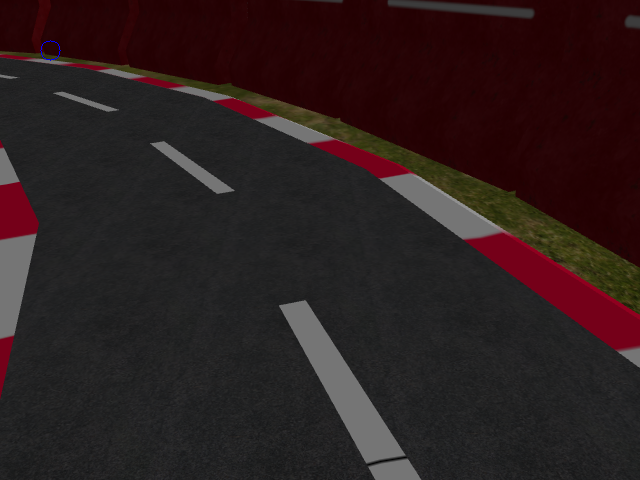
#> input picture simulation/src/Image window_screenshot_11.02.2022.png, 640 x 480 px, found by its file name
$ python lane_cont.py
#> lines starting #> are read from the running program, lines starting #| are printed output that depends on the picture; after the words box and inside, x2 and y2 are one past the last pixel; in counts of white or black regions, pixels touching at a corner belong together
import sys
import math
import cv2 as cv
from cv2 import line
import numpy as np
def main(argv):
    default_file = '/home/ros/catkin_ws/src/simulation/src/Image window_screenshot_11.02.2022.png'
    filename = argv[0] if len(argv) > 0 else default_file
    src = cv.imread(default_file)
#> src is the input picture: shape (480, 640, 3); mean B, G, R 30, 29.6, 43.4
    ROI = cv.cvtColor(src, cv.COLOR_BGR2GRAY)
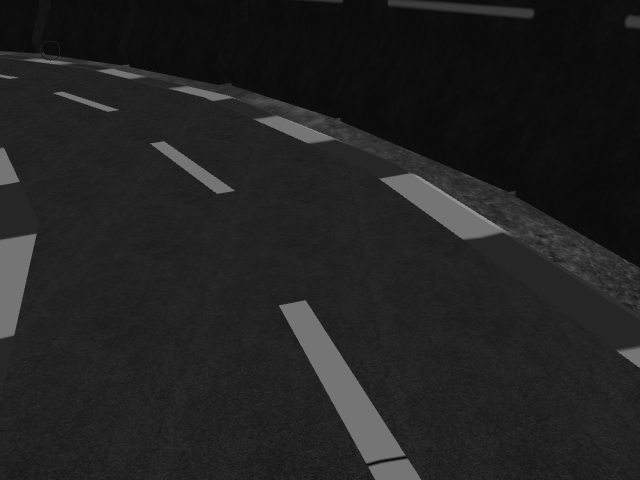
#> ROI: shape (480, 640); min 0, max 144, mean 33.8
    ret,thresh = cv.threshold(ROI,127,255,1)
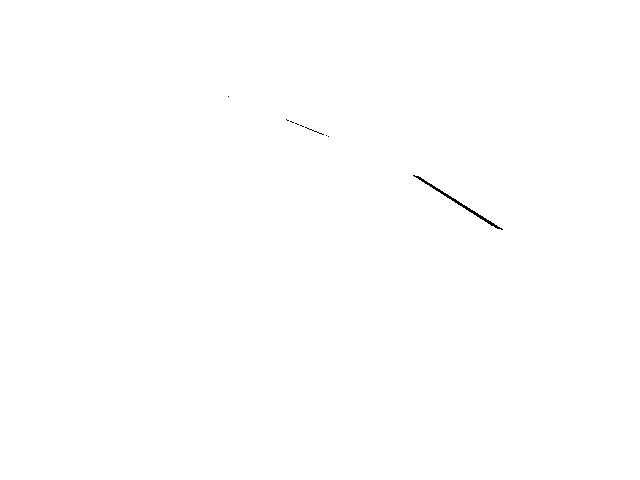
#> thresh: shape (480, 640); 99.9% white; black in thin lines or dots, all inside (x1, y1, x2, y2) = (228, 96, 503, 230)
    contours,h = cv.findContours(thresh,1,2)
#> contours = 21 contours, 19 with area under 20; largest, box (x1, y1, x2, y2) and area: (0, 0, 640, 480) 306081, (412, 174, 504, 231) 358; h = 21 rows, first 6: [1, -1, -1, -1], [2, 0, -1, -1], [3, 1, -1, -1], [4, 2, -1, -1], [5, 3, -1, -1], [6, 4, -1, -1]
    for cnt in contours:
        approx = cv.approxPolyDP(cnt,0.01*cv.arcLength(cnt,True),True)
        print(len(approx))
        if len(approx)==4:
            print("square")
#> this loop made 21 passes
#> approx on passes 1, 2, 3, 19, 20, 21: [[412, 175], [420, 176], [503, 229], [491, 226]], [[327, 136], [328, 135], [329, 136], [328, 137]], [[325, 135], [326, 134], [327, 135], [326, 136]], [[285, 119], [286, 118], [287, 119], [286, 120]], [[227, 96], [228, 95], [229, 96], [228, 97]], [[0, 0], [0, 479], [639, 479], [639, 0]]
#| 4
#| square
#| 4
#| square
#| 4
#| square
#| 6
#| 6
#| 6
#| 6
#> (further printed lines are left out)
            # cv.drawContours(src,[cnt],0,(0,0,255),-1)
    cv.imshow('img',ROI)
    cv.waitKey(0)
    cv.destroyAllWindows()
if __name__ == "__main__":
    main(sys.argv[1:])
